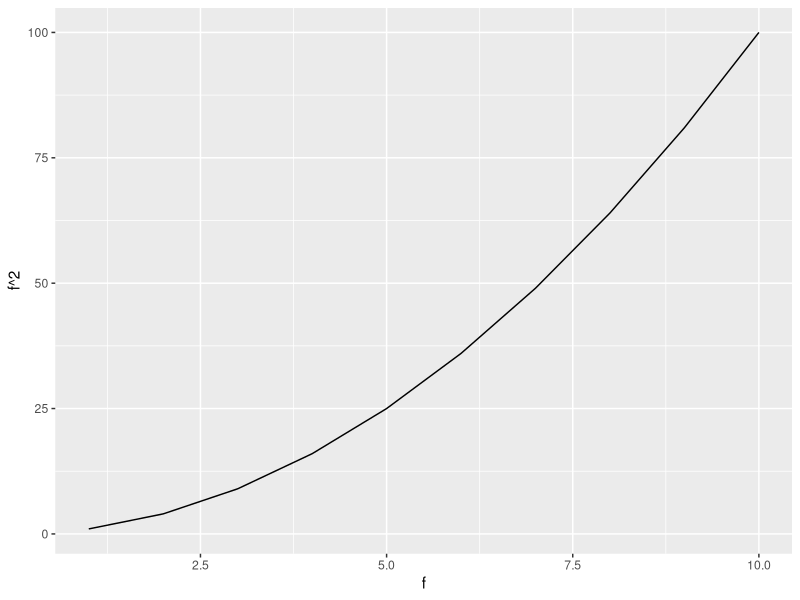

Recreate this plot in R.
## ---- chunk 1
#| include: false

library(tidyverse)
## ---- chunk 2

library(tidyverse)
# Example code that's running

f <- 1:10
f
ggplot() + 
  geom_line(aes(x=f, y=f^2))
